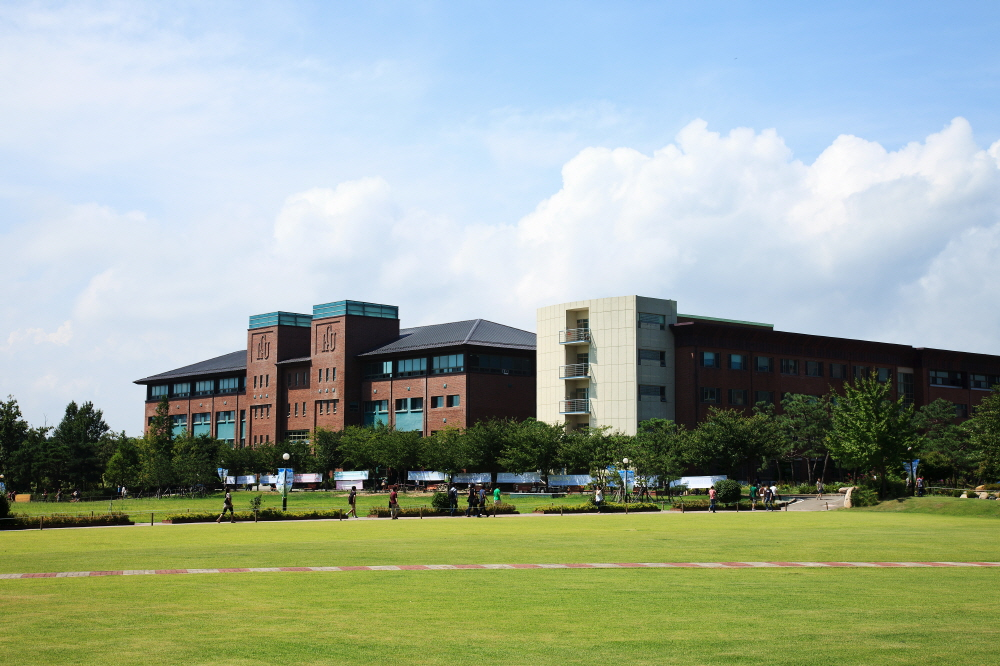
#> input picture data/school.jpg, 1000 x 666 px
$ jupyter execute --allow-errors 22100157_Week6_1.ipynb
#> lines starting #> are read from the running program, lines starting #| are printed output that depends on the picture
[cell 1]
import pickle
import numpy as np
import pandas as pd
import matplotlib.pyplot as plt
from PIL import Image
from numpy import asarray

img = Image.open('./data/school.jpg')
#> img is the input picture: PIL image 1000x666 RGB; mean R, G, B 156.4, 169.6, 155.3
numpydata = asarray(img)
print (numpydata.shape)
#| (666, 1000, 3)
print(type(numpydata))
#| <class 'numpy.ndarray'>
plt. imshow (numpydata)

[cell 2]
img = Image.open('./data/school.jpg') .convert ('L')
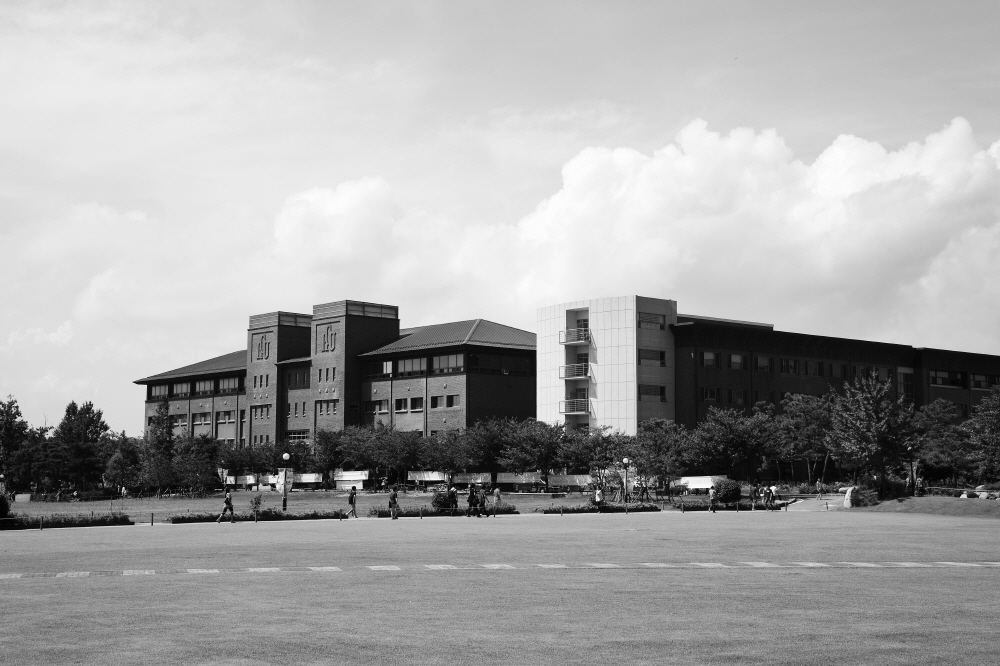
#> img: PIL image 1000x666 L; min 1, max 254, mean 164
# asarray() class is used to convert PIL images into NumPy arrays
numpydata = asarray (img)
# ‹class 'numpy.ndarray'> print (type (numpydata) )

# shape
print (numpydata. shape)
#| (666, 1000)
plt. imshow (numpydata, cmap='gray')
